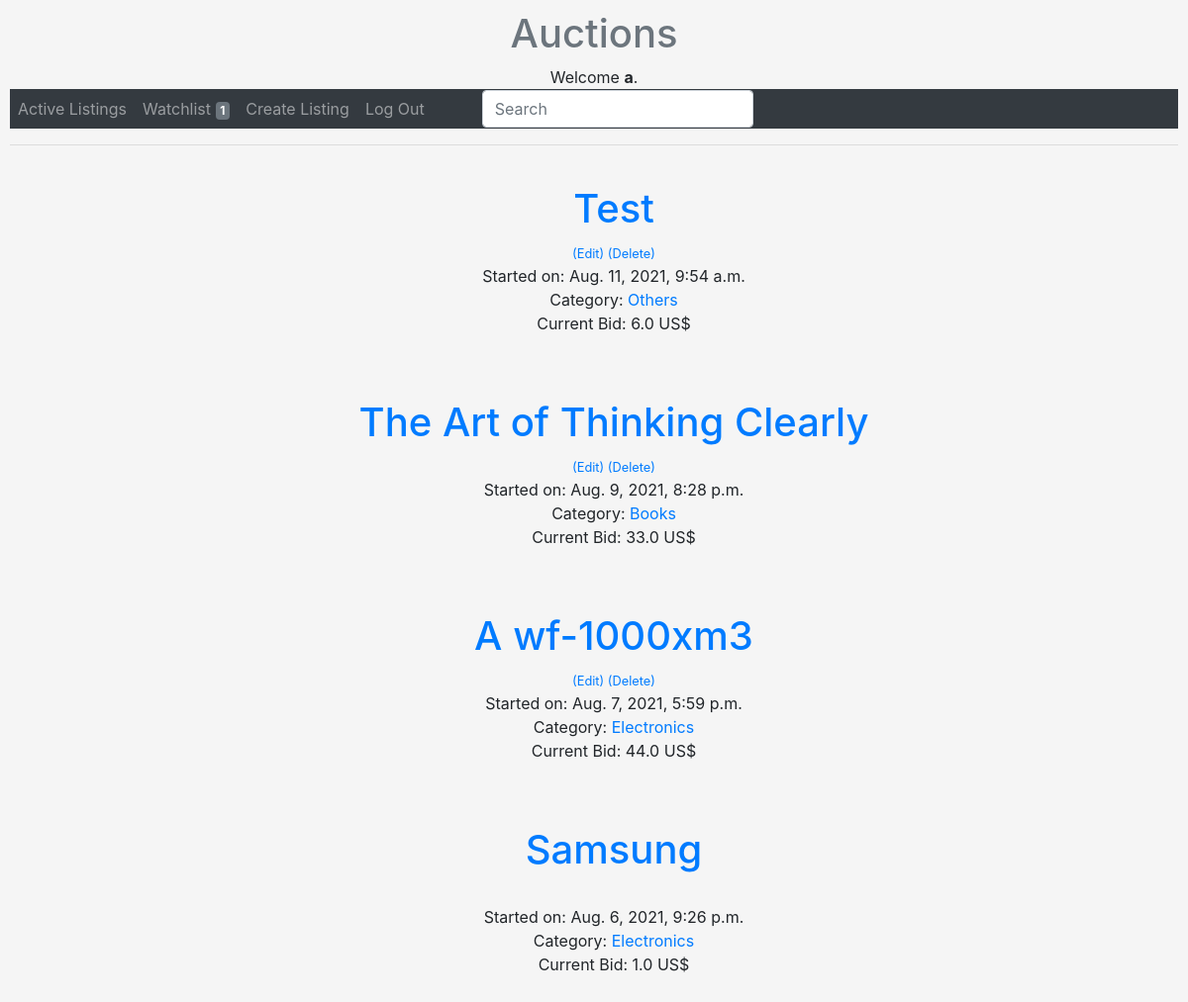
Screenshot of / (signed in) with the database file from the repository.
### auctions/models.py (models this page shows, shortened)
class User(AbstractUser):
    pass

class Listing(models.Model):
    owner = models.ForeignKey(User, on_delete=models.CASCADE, related_name='owner')
    item = models.CharField(max_length=64)
    description = models.TextField(max_length=256)
    time = models.DateTimeField(auto_now_add=True)
    category = models.CharField(max_length=255, default='')
    image = models.ImageField( null=True, blank=True, upload_to='media/')
    price = models.FloatField(validators = [MinValueValidator(1)])
    final_bid = models.ForeignKey(Bid, on_delete=models.CASCADE, related_name='final_bid', blank=True, null=True)
    closed = models.BooleanField(default=False)
    bids = models.ManyToManyField(Bid, blank=True, related_name="bids")

### auctions/views.py (the view)
# urls.py: path('', index.as_view(), name="index"),
class index(ListView):
    model = Listing
    template_name = 'index.html'
    ordering = ['-id']

### auctions/templates/auctions/listing_list.html (shortened to what this page needs)
{% extends "auctions/layout.html" %}
{% block body %}
<br>
{% for x in object_list %}
    <ol><a href="{% url 'DetailView' x.id %}">  <h1>{{x.item}}</h1>  </a>
    {% if user.is_authenticated %}
        {% if user.id == x.owner.id %}
            <small><a href="{% url 'Edit_list' x.pk %}"> (Edit) </a></small> <small><a href="{% url 'Delete_list' x.pk %}"> (Delete) </a></small>
        {% endif %}
    <br>
    Started on: {{x.time}}
    <br>
    Category: <a href="{% url 'Category' x.category %}">  {{x.category}}  </a>
    <br>
    Current Bid: {{x.price}} US$
    </ol>
    <br><br>
{% endfor %}
{% endblock %}

### auctions/templates/auctions/layout.html (shortened to what this page needs)
{% load static %}
<!DOCTYPE html>
<html lang="en">
    <head >
        <link rel="stylesheet" href="https://stackpath.bootstrapcdn.com/bootstrap/4.4.1/css/bootstrap.min.css">
        <link href="{% static 'auctions/styles.css' %}" rel="stylesheet">
    </head>
    <body style="background-color:#F5F5F5;text-align:center;" >
    <div class="text-muted">
        <h1 style="text-align:center; ">Auctions</h1>
    </div>
        <div>
            {% if user.is_authenticated %}
                Welcome  <strong>{{ user.username }}</strong>.
            {% else %}
                Not signed in.
            {% endif %}
        </div>
        <nav class="nabar navbar-expand-lg navbar-dark bg-dark ">
        <ul class="navbar-nav mr-auto  navbar-dark ">
            <li class="nav-item">
                <a class="nav-link" href="{% url 'index' %}">Active Listings</a>
            </li>
             {% if user.is_authenticated %}
                <li class="nav-item">
                    <a class="nav-link" href="{% url 'watchlist' %}">Watchlist <span class="badge badge-secondary">{{ user.watchlist.count }}</span></a>
                </li>
                <li class="nav-item">
                    <a class="nav-link" href="{% url 'new_listing' %}">Create Listing</a>
                </li>
                <li class="nav-item">
                    <a class="nav-link" href="{% url 'logout' %}">Log Out </a>
                </li>
                <div class="a">
                <form class="form-inline">
                    <input class="form-control mr-sm-2" type="search" placeholder="Search" aria-label="Search">
                </form>
                </div>
            {% endif %}
        </ul>
        </nav>
        <hr>
        {% block body %}
        {% endblock %}
    </body>
</html>

### auctions/static/auctions/styles.css (style rules this page uses)
body { padding: 10px; }

### auctions/templates/auctions/layout.html (style rules this page uses)
div.a { text-align: right; padding-left: 50px; padding-top: 1px; }

### rows the page displays
User: username "a", watchlist.count "1"
Listing: item "Test", shows "(Edit)", time "Aug. 11, 2021, 9:54 a.m.", category "Others", price "6.0"
Listing: item "The Art of Thinking Clearly", shows "(Edit)", time "Aug. 9, 2021, 8:28 p.m.", category "Books", price "33.0"
Listing: item "A wf-1000xm3", shows "(Edit)", time "Aug. 7, 2021, 5:59 p.m.", category "Electronics", price "44.0"
Listing: item "Samsung", time "Aug. 6, 2021, 9:26 p.m.", category "Electronics", price "1.0"
